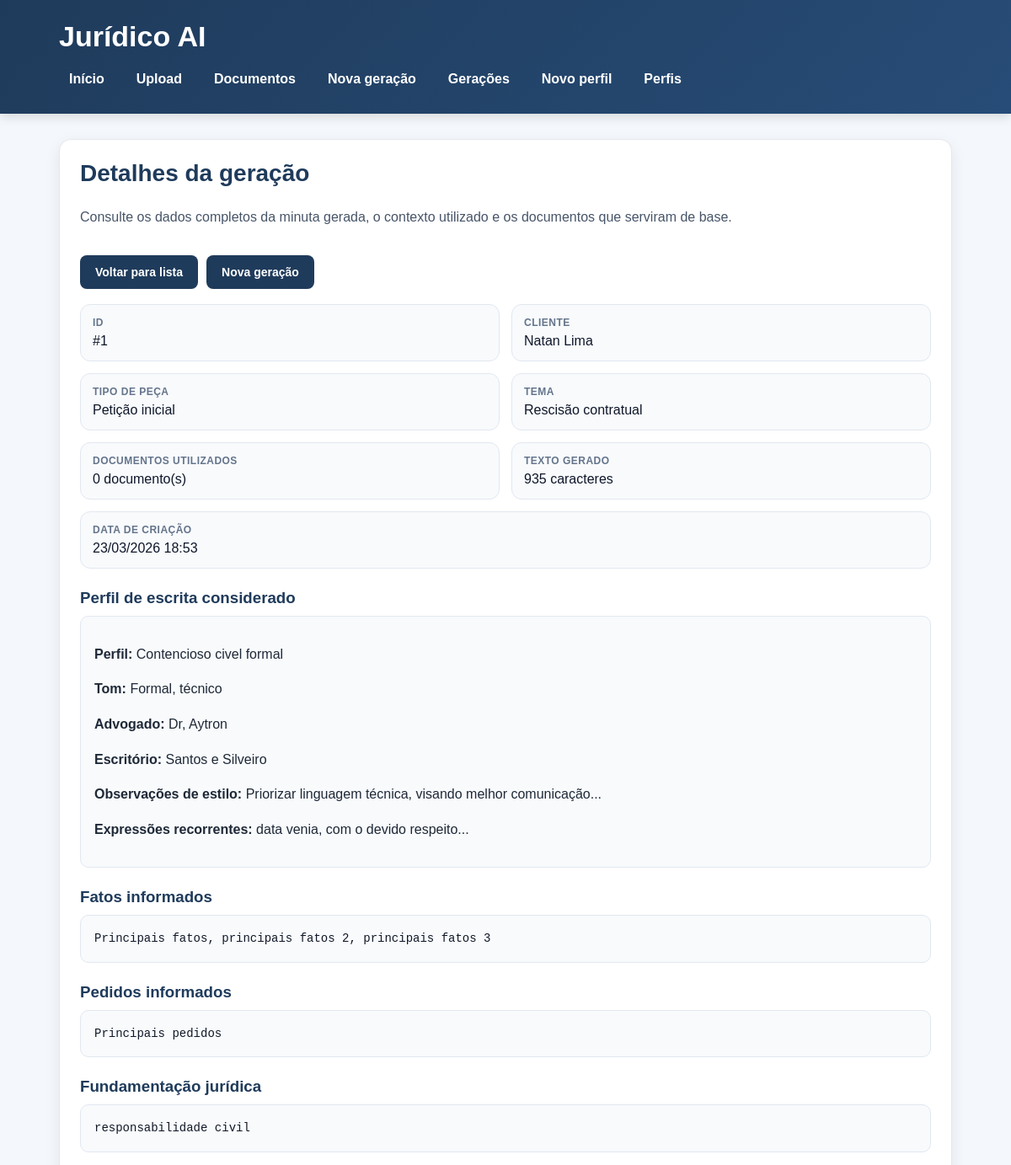
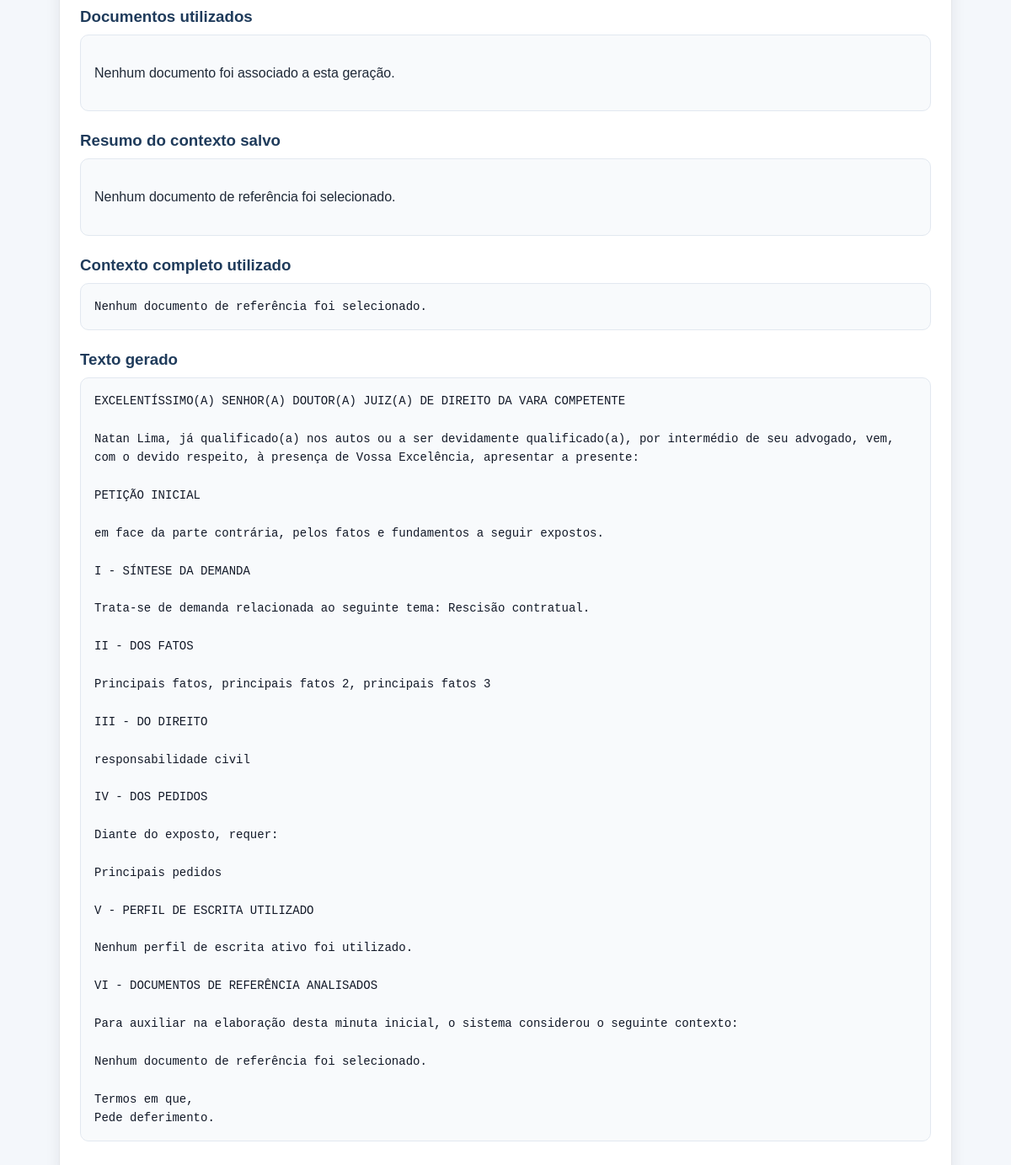
/generations/1, run on the app's committed database (2 pictures, top to bottom).
### app/models/generation.py (models this page shows)
class Generation(Base):
    __tablename__ = "generations"
    id = Column(Integer, primary_key=True, index=True)
    client_name = Column(String(255), nullable=False)
    document_type = Column(String(255), nullable=False)
    case_subject = Column(String(255), nullable=False)
    facts = Column(Text, nullable=False)
    requests = Column(Text, nullable=False)
    legal_basis = Column(Text, nullable=True)
    context_used = Column(Text, nullable=False)
    generated_text = Column(Text, nullable=False)
    created_at = Column(DateTime(timezone=True), server_default=func.now(), nullable=False)

### app/models/writing_profile.py (models this page shows)
class WritingProfile(Base):
    __tablename__ = "writing_profiles"
    id = Column(Integer, primary_key=True, index=True)
    profile_name = Column(String(150), nullable=False)
    lawyer_name = Column(String(150), nullable=True)
    office_name = Column(String(200), nullable=True)
    tone = Column(String(100), nullable=False, default="Formal")
    qualification_style = Column(
        Text,
        nullable=True,
        default="já qualificado(a) nos autos ou a ser devidamente qualificado(a)",
    )
    opening_phrase = Column(
        Text,
        nullable=True,
        default="vem, com o devido respeito, à presença de Vossa Excelência, apresentar a presente:",
    )
    closing_phrase = Column(
        Text,
        nullable=True,
        default="Termos em que,\nPede deferimento.",
    )
    request_intro = Column(
        Text,
        nullable=True,
        default="Diante do exposto, requer:",
    )
    legal_style_notes = Column(
        Text,
        nullable=True,
        default="Utilizar linguagem jurídica formal, objetiva e técnica.",
    )
    recurring_expressions = Column(
        Text,
        nullable=True,
        default="data venia; conforme entendimento jurisprudencial; nos termos da legislação aplicável",
    )
    is_active = Column(Boolean, default=False, nullable=False)
    created_at = Column(DateTime(timezone=True), server_default=func.now())

### app/routers/generations.py (the view)
@router.get("/{generation_id}", response_class=HTMLResponse)
def generation_detail(
    generation_id: int,
    request: Request,
    db: Session = Depends(get_db),
):
    geracao = buscar_geracao_por_id(db, generation_id)
    if not geracao:
        raise HTTPException(status_code=404, detail="Geração não encontrada.")
    perfil_ativo = buscar_perfil_ativo(db)
    ids_documentos = extrair_ids_do_contexto(geracao.context_used)
    documentos_utilizados = listar_documentos_por_ids(db, ids_documentos)
    geracao_view = {
        "id": geracao.id,
        "client_name": geracao.client_name,
        "document_type": geracao.document_type,
        "case_subject": geracao.case_subject,
        "facts": geracao.facts,
        "requests": geracao.requests,
        "legal_basis": geracao.legal_basis,
        "context_used": geracao.context_used,
        "generated_text": geracao.generated_text,
        "created_at": geracao.created_at,
        "generated_text_length": contar_caracteres_texto_gerado(geracao.generated_text),
        "context_preview": resumir_contexto(geracao.context_used, 300),
        "documents_count": len(documentos_utilizados),
    }
    return templates.TemplateResponse(
        "generation_detail.html",
        {
            "request": request,
            "title": "Detalhes da geração",
            "geracao": geracao_view,
            "perfil_ativo": perfil_ativo,
            "documentos_utilizados": documentos_utilizados,
        },
    )

### app/templates/generation_detail.html (shortened to what this page needs)
{% extends "base.html" %}
{% block content %}
<section class="card">
    <div class="cabecalho-pagina">
        <div>
            <h2>Detalhes da geração</h2>
            <p class="texto-suave">
                Consulte os dados completos da minuta gerada, o contexto utilizado e os documentos que serviram de base.
            </p>
        </div>
        <div class="acoes-topo">
            <a class="botao" href="/generations">Voltar para lista</a>
            <a class="botao" href="/generations/create">Nova geração</a>
        </div>
    </div>
    <div class="grid-detalhes">
        <div class="info-box">
            <span class="info-label">ID</span>
            <span class="info-value">#{{ geracao.id }}</span>
        </div>
        <div class="info-box">
            <span class="info-label">Cliente</span>
            <span class="info-value">{{ geracao.client_name }}</span>
        </div>
        <div class="info-box">
            <span class="info-label">Tipo de peça</span>
            <span class="info-value">{{ geracao.document_type }}</span>
        </div>
        <div class="info-box">
            <span class="info-label">Tema</span>
            <span class="info-value">{{ geracao.case_subject }}</span>
        </div>
        <div class="info-box">
            <span class="info-label">Documentos utilizados</span>
            <span class="info-value">{{ geracao.documents_count }} documento(s)</span>
        </div>
        <div class="info-box">
            <span class="info-label">Texto gerado</span>
            <span class="info-value">{{ geracao.generated_text_length }} caracteres</span>
        </div>
        <div class="info-box info-box-largo">
            <span class="info-label">Data de criação</span>
            <span class="info-value">
                {{ geracao.created_at.strftime("%d/%m/%Y %H:%M") if geracao.created_at else "-" }}
            </span>
        </div>
    </div>
    <h3>Perfil de escrita considerado</h3>
    <div class="resultado-texto">
        {% if perfil_ativo %}
            <p><strong>Perfil:</strong> {{ perfil_ativo.profile_name }}</p>
            <p><strong>Tom:</strong> {{ perfil_ativo.tone }}</p>
            {% if perfil_ativo.lawyer_name %}
                <p><strong>Advogado:</strong> {{ perfil_ativo.lawyer_name }}</p>
            {% endif %}
            {% if perfil_ativo.office_name %}
                <p><strong>Escritório:</strong> {{ perfil_ativo.office_name }}</p>
            {% endif %}
            {% if perfil_ativo.legal_style_notes %}
                <p><strong>Observações de estilo:</strong> {{ perfil_ativo.legal_style_notes }}</p>
            {% endif %}
            {% if perfil_ativo.recurring_expressions %}
                <p><strong>Expressões recorrentes:</strong> {{ perfil_ativo.recurring_expressions }}</p>
            {% endif %}
        {% else %}
            <p>Nenhum perfil ativo foi encontrado no momento da visualização.</p>
        {% endif %}
    </div>
    <h3>Fatos informados</h3>
    <div class="resultado-texto">
        <pre>{{ geracao.facts }}</pre>
    </div>
    <h3>Pedidos informados</h3>
    <div class="resultado-texto">
        <pre>{{ geracao.requests }}</pre>
    </div>
    <h3>Fundamentação jurídica</h3>
    <div class="resultado-texto">
        <pre>{{ geracao.legal_basis if geracao.legal_basis else "Nenhuma fundamentação específica foi informada." }}</pre>
    </div>
    <h3>Documentos utilizados</h3>
    {% if documentos_utilizados %}
        <div class="lista-cards">
            {% for documento in documentos_utilizados %}
                <div class="mini-card">
                    <p><strong>ID:</strong> #{{ documento.id }}</p>
                    <p><strong>Arquivo:</strong> {{ documento.original_filename }}</p>
                    <p><strong>Tipo:</strong> {{ documento.file_type }}</p>
                    <a href="/documents/{{ documento.id }}">Ver documento</a>
                </div>
            {% endfor %}
        </div>
    {% else %}
        <div class="resultado-texto">
            <p>Nenhum documento foi associado a esta geração.</p>
        </div>
    {% endif %}
    <h3>Resumo do contexto salvo</h3>
    <div class="resultado-texto">
        <p>{{ geracao.context_preview }}</p>
    </div>
    <h3>Contexto completo utilizado</h3>
    <div class="resultado-texto">
        <pre>{{ geracao.context_used }}</pre>
    </div>
    <h3>Texto gerado</h3>
    <div class="resultado-texto">
        <pre>{{ geracao.generated_text }}</pre>
    </div>
</section>
{% endblock %}

### app/static/css/style.css (style rules this page uses)
* { box-sizing: border-box; }
body { margin: 0; font-family: Arial, Helvetica, sans-serif; background-color: #f4f7fb; color: #1f2937; }
.card { background-color: #ffffff; border-radius: 14px; padding: 24px; margin-bottom: 24px; box-shadow: 0 6px 18px rgba(15, 23, 42, 0.08); border: 1px solid #e5e7eb; overflow: hidden; }
h2 { margin-top: 0; color: #1f3b5b; font-size: 28px; }
h3 { color: #1f3b5b; margin-top: 24px; margin-bottom: 10px; }
p { line-height: 1.6; }
.botao, button.botao, button[type="submit"] { display: inline-block; margin-top: 16px; margin-right: 10px; padding: 12px 18px; border: none; border-radius: 8px; background-color: #1f3b5b; color: #ffffff; text-decoration: none; font-weight: 600; font-size: 14px; cursor: pointer; transition: background-color 0.2s ease, transform 0.1s ease; }
.resultado-texto { background-color: #f8fafc; border: 1px solid #e2e8f0; border-radius: 10px; padding: 16px; margin-top: 10px; margin-bottom: 20px; overflow-x: auto; }
.resultado-texto pre { margin: 0; white-space: pre-wrap; word-wrap: break-word; font-family: Consolas, "Courier New", monospace; font-size: 14px; line-height: 1.6; color: #111827; }
a { color: #1f3b5b; }
.cabecalho-pagina { display: flex; align-items: flex-start; justify-content: space-between; gap: 16px; flex-wrap: wrap; margin-bottom: 12px; }
.acoes-topo { display: flex; gap: 10px; flex-wrap: wrap; }
.acoes-topo .botao { margin-top: 0; margin-right: 0; }
.texto-suave { color: #475569; margin-top: 4px; }
.grid-detalhes { display: grid; grid-template-columns: repeat(2, minmax(0, 1fr)); gap: 14px; margin-top: 18px; margin-bottom: 12px; }
.info-box { background-color: #f8fafc; border: 1px solid #e2e8f0; border-radius: 12px; padding: 14px; display: flex; flex-direction: column; gap: 6px; }
.info-box-largo { grid-column: span 2; }
.info-label { font-size: 12px; font-weight: 700; text-transform: uppercase; color: #64748b; letter-spacing: 0.04em; }
.info-value { color: #0f172a; word-break: break-word; }

### data on the page
Generation: client_name "Natan Lima", document_type "Petição inicial", case_subject "Rescisão contratual", created_at "23/03/2026 18:53", facts "Principais fatos, principais fatos 2, principais fatos 3", requests "Principais pedidos", legal_basis "responsabilidade civil", context_preview "Nenhum documento de referência foi selecionado.", context_used "Nenhum documento de referência foi selecionado.", generated_text "EXCELENTÍSSIMO(A) SENHOR(A) DOUTOR(A) JUIZ(A) DE DIREITO DA VARA COMPETENTE Natan Lima, já qualificado(a) nos autos ou a ser devidamente qualificado(a), por intermédio de seu advogado, vem, com o devido respeito, à presença de Vossa Excelência, apresentar a presente: PETIÇÃO INICIAL em face da parte contrária, pelos fatos e fundamentos a seguir expostos. I - SÍNTESE DA DEMANDA Trata-se de demanda relacionada ao seguinte tema: Rescisão contratual. II - DOS FATOS Principais fatos, principais fatos 2, principais fatos 3 III - DO DIREITO responsabilidade civil IV - DOS PEDIDOS Diante do exposto, requer: Principais pedidos V - PERFIL DE ESCRITA UTILIZADO Nenhum perfil de escrita ativo foi…"
WritingProfile: profile_name "Contencioso civel formal", tone "Formal, técnico", lawyer_name "Dr, Aytron", office_name "Santos e Silveiro", legal_style_notes "Priorizar linguagem técnica, visando melhor comunicação...", recurring_expressions "data venia, com o devido respeito..."

### other printed values
{{ geracao.id }} "1"
{{ geracao.documents_count }} "0"
{{ geracao.generated_text_length }} "935"
